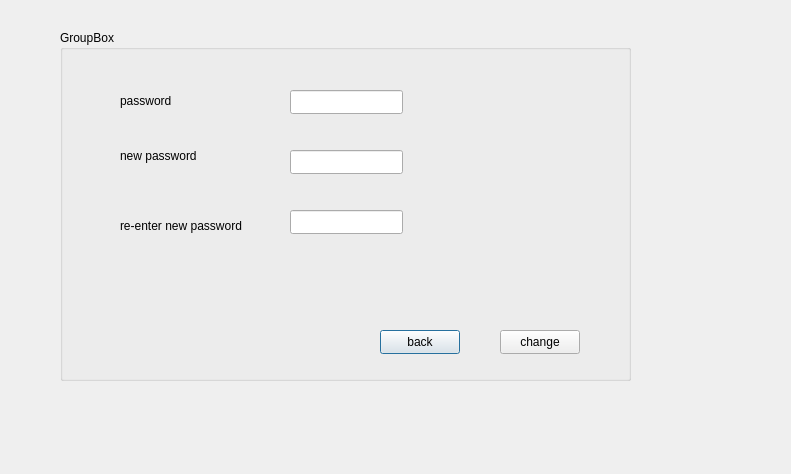
<?xml version="1.0" encoding="UTF-8"?>
<ui version="4.0">
 <class>changeinfo</class>
 <widget class="QDialog" name="changeinfo">
  <property name="geometry">
   <rect>
    <x>0</x>
    <y>0</y>
    <width>791</width>
    <height>474</height>
   </rect>
  </property>
  <property name="windowTitle">
   <string>Dialog</string>
  </property>
  <widget class="QGroupBox" name="groupBox">
   <property name="geometry">
    <rect>
     <x>60</x>
     <y>30</y>
     <width>571</width>
     <height>351</height>
    </rect>
   </property>
   <property name="title">
    <string>GroupBox</string>
   </property>
   <widget class="QPushButton" name="pushButton">
    <property name="geometry">
     <rect>
      <x>320</x>
      <y>300</y>
      <width>80</width>
      <height>24</height>
     </rect>
    </property>
    <property name="text">
     <string>back</string>
    </property>
   </widget>
   <widget class="QPushButton" name="changep">
    <property name="geometry">
     <rect>
      <x>440</x>
      <y>300</y>
      <width>80</width>
      <height>24</height>
     </rect>
    </property>
    <property name="text">
     <string>change</string>
    </property>
   </widget>
   <widget class="QLabel" name="label">
    <property name="geometry">
     <rect>
      <x>60</x>
      <y>110</y>
      <width>91</width>
      <height>31</height>
     </rect>
    </property>
    <property name="text">
     <string>new password</string>
    </property>
   </widget>
   <widget class="QLabel" name="label_2">
    <property name="geometry">
     <rect>
      <x>60</x>
      <y>180</y>
      <width>131</width>
      <height>31</height>
     </rect>
    </property>
    <property name="text">
     <string>re-enter new password</string>
    </property>
   </widget>
   <widget class="QLineEdit" name="linepass">
    <property name="geometry">
     <rect>
      <x>230</x>
      <y>120</y>
      <width>113</width>
      <height>24</height>
     </rect>
    </property>
   </widget>
   <widget class="QLineEdit" name="linepassn">
    <property name="geometry">
     <rect>
      <x>230</x>
      <y>180</y>
      <width>113</width>
      <height>24</height>
     </rect>
    </property>
   </widget>
   <widget class="QLabel" name="label_3">
    <property name="geometry">
     <rect>
      <x>60</x>
      <y>60</y>
      <width>61</width>
      <height>21</height>
     </rect>
    </property>
    <property name="text">
     <string>password</string>
    </property>
   </widget>
   <widget class="QLineEdit" name="linepp">
    <property name="geometry">
     <rect>
      <x>230</x>
      <y>60</y>
      <width>113</width>
      <height>24</height>
     </rect>
    </property>
   </widget>
  </widget>
 </widget>
 <resources/>
 <connections/>
</ui>
